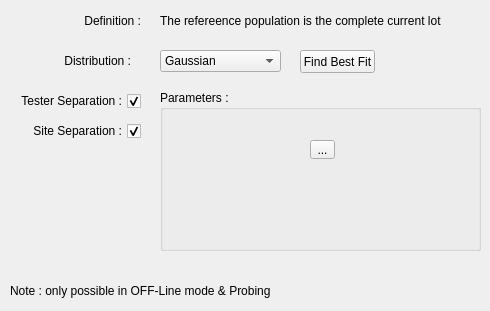
      <widget class="QWidget" name="lotTab">
       <attribute name="title">
        <string>LOT-PAT</string>
       </attribute>
       <attribute name="toolTip">
        <string>LOT based PAT</string>
       </attribute>
       <widget class="QLabel" name="label">
        <property name="geometry">
         <rect>
          <x>160</x>
          <y>10</y>
          <width>281</width>
          <height>22</height>
         </rect>
        </property>
        <property name="minimumSize">
         <size>
          <width>0</width>
          <height>22</height>
         </size>
        </property>
        <property name="maximumSize">
         <size>
          <width>16777215</width>
          <height>22</height>
         </size>
        </property>
        <property name="text">
         <string>The refereence population is the complete current lot</string>
        </property>
       </widget>
       <widget class="QLabel" name="label_12">
        <property name="geometry">
         <rect>
          <x>10</x>
          <y>280</y>
          <width>391</width>
          <height>22</height>
         </rect>
        </property>
        <property name="minimumSize">
         <size>
          <width>0</width>
          <height>22</height>
         </size>
        </property>
        <property name="maximumSize">
         <size>
          <width>16777215</width>
          <height>22</height>
         </size>
        </property>
        <property name="text">
         <string>Note : only possible in OFF-Line mode &amp; Probing</string>
        </property>
       </widget>
       <widget class="QComboBox" name="comboBox">
        <property name="geometry">
         <rect>
          <x>160</x>
          <y>50</y>
          <width>121</width>
          <height>22</height>
         </rect>
        </property>
        <item>
         <property name="text">
          <string>Gaussian</string>
         </property>
        </item>
        <item>
         <property name="text">
          <string>Binomial</string>
         </property>
        </item>
        <item>
         <property name="text">
          <string>Poisson</string>
         </property>
        </item>
        <item>
         <property name="text">
          <string>Skellam</string>
         </property>
        </item>
        <item>
         <property name="text">
          <string>Beta</string>
         </property>
        </item>
        <item>
         <property name="text">
          <string>Chi-squared</string>
         </property>
        </item>
        <item>
         <property name="text">
          <string>Gamma</string>
         </property>
        </item>
        <item>
         <property name="text">
          <string>Cauchy</string>
         </property>
        </item>
        <item>
         <property name="text">
          <string>Laplace</string>
         </property>
        </item>
        <item>
         <property name="text">
          <string>Stable</string>
         </property>
        </item>
       </widget>
       <widget class="QLabel" name="label_22">
        <property name="geometry">
         <rect>
          <x>40</x>
          <y>50</y>
          <width>91</width>
          <height>22</height>
         </rect>
        </property>
        <property name="minimumSize">
         <size>
          <width>0</width>
          <height>22</height>
         </size>
        </property>
        <property name="maximumSize">
         <size>
          <width>16777215</width>
          <height>22</height>
         </size>
        </property>
        <property name="text">
         <string>Distribution :</string>
        </property>
        <property name="alignment">
         <set>Qt::AlignRight|Qt::AlignTrailing|Qt::AlignVCenter</set>
        </property>
       </widget>
       <widget class="QCheckBox" name="checkBox">
        <property name="geometry">
         <rect>
          <x>10</x>
          <y>120</y>
          <width>131</width>
          <height>22</height>
         </rect>
        </property>
        <property name="sizePolicy">
         <sizepolicy hsizetype="Fixed" vsizetype="Fixed">
          <horstretch>0</horstretch>
          <verstretch>0</verstretch>
         </sizepolicy>
        </property>
        <property name="minimumSize">
         <size>
          <width>131</width>
          <height>22</height>
         </size>
        </property>
        <property name="maximumSize">
         <size>
          <width>131</width>
          <height>22</height>
         </size>
        </property>
        <property name="layoutDirection">
         <enum>Qt::RightToLeft</enum>
        </property>
        <property name="text">
         <string>Site Separation :</string>
        </property>
        <property name="checked">
         <bool>true</bool>
        </property>
       </widget>
       <widget class="QLabel" name="label_25">
        <property name="geometry">
         <rect>
          <x>50</x>
          <y>10</y>
          <width>91</width>
          <height>22</height>
         </rect>
        </property>
        <property name="minimumSize">
         <size>
          <width>0</width>
          <height>22</height>
         </size>
        </property>
        <property name="maximumSize">
         <size>
          <width>16777215</width>
          <height>22</height>
         </size>
        </property>
        <property name="layoutDirection">
         <enum>Qt::LeftToRight</enum>
        </property>
        <property name="text">
         <string>Definition :</string>
        </property>
        <property name="alignment">
         <set>Qt::AlignRight|Qt::AlignTrailing|Qt::AlignVCenter</set>
        </property>
       </widget>
       <widget class="QGroupBox" name="groupBox_2">
        <property name="geometry">
         <rect>
          <x>160</x>
          <y>90</y>
          <width>321</width>
          <height>161</height>
         </rect>
        </property>
        <property name="title">
         <string>Parameters :</string>
        </property>
        <widget class="QToolButton" name="toolButton_3">
         <property name="geometry">
          <rect>
           <x>150</x>
           <y>50</y>
           <width>25</width>
           <height>19</height>
          </rect>
         </property>
         <property name="text">
          <string>...</string>
         </property>
        </widget>
       </widget>
       <widget class="QCheckBox" name="checkBox_2">
        <property name="geometry">
         <rect>
          <x>10</x>
          <y>90</y>
          <width>131</width>
          <height>22</height>
         </rect>
        </property>
        <property name="sizePolicy">
         <sizepolicy hsizetype="Fixed" vsizetype="Fixed">
          <horstretch>0</horstretch>
          <verstretch>0</verstretch>
         </sizepolicy>
        </property>
        <property name="minimumSize">
         <size>
          <width>131</width>
          <height>22</height>
         </size>
        </property>
        <property name="maximumSize">
         <size>
          <width>131</width>
          <height>22</height>
         </size>
        </property>
        <property name="layoutDirection">
         <enum>Qt::RightToLeft</enum>
        </property>
        <property name="text">
         <string>Tester Separation :</string>
        </property>
        <property name="checked">
         <bool>true</bool>
        </property>
        <property name="tristate">
         <bool>false</bool>
        </property>
       </widget>
       <widget class="QPushButton" name="pushButton">
        <property name="geometry">
         <rect>
          <x>300</x>
          <y>50</y>
          <width>75</width>
          <height>23</height>
         </rect>
        </property>
        <property name="text">
         <string>Find Best Fit</string>
        </property>
       </widget>
      </widget>
